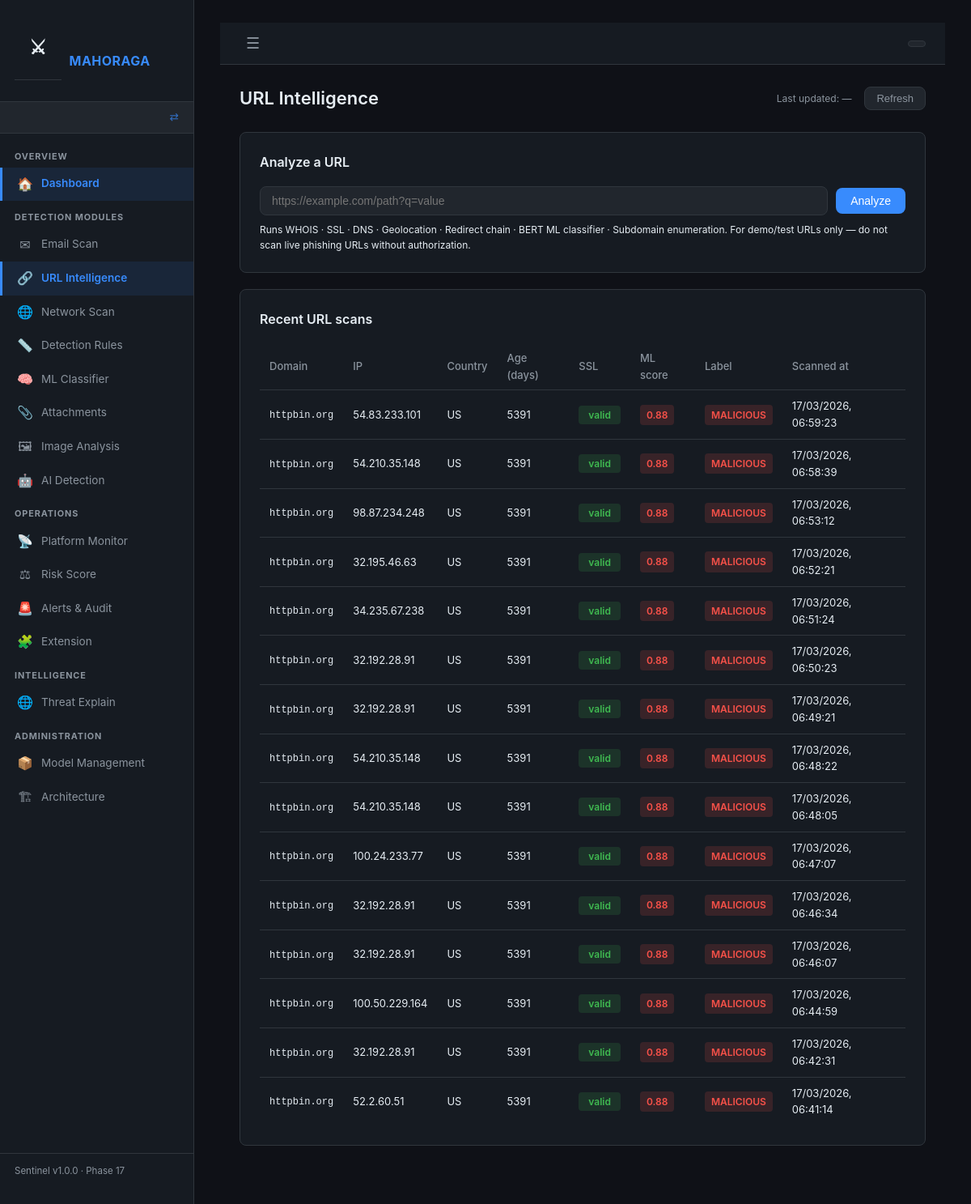
/url/intel, run on an earlier commit of the app's database.
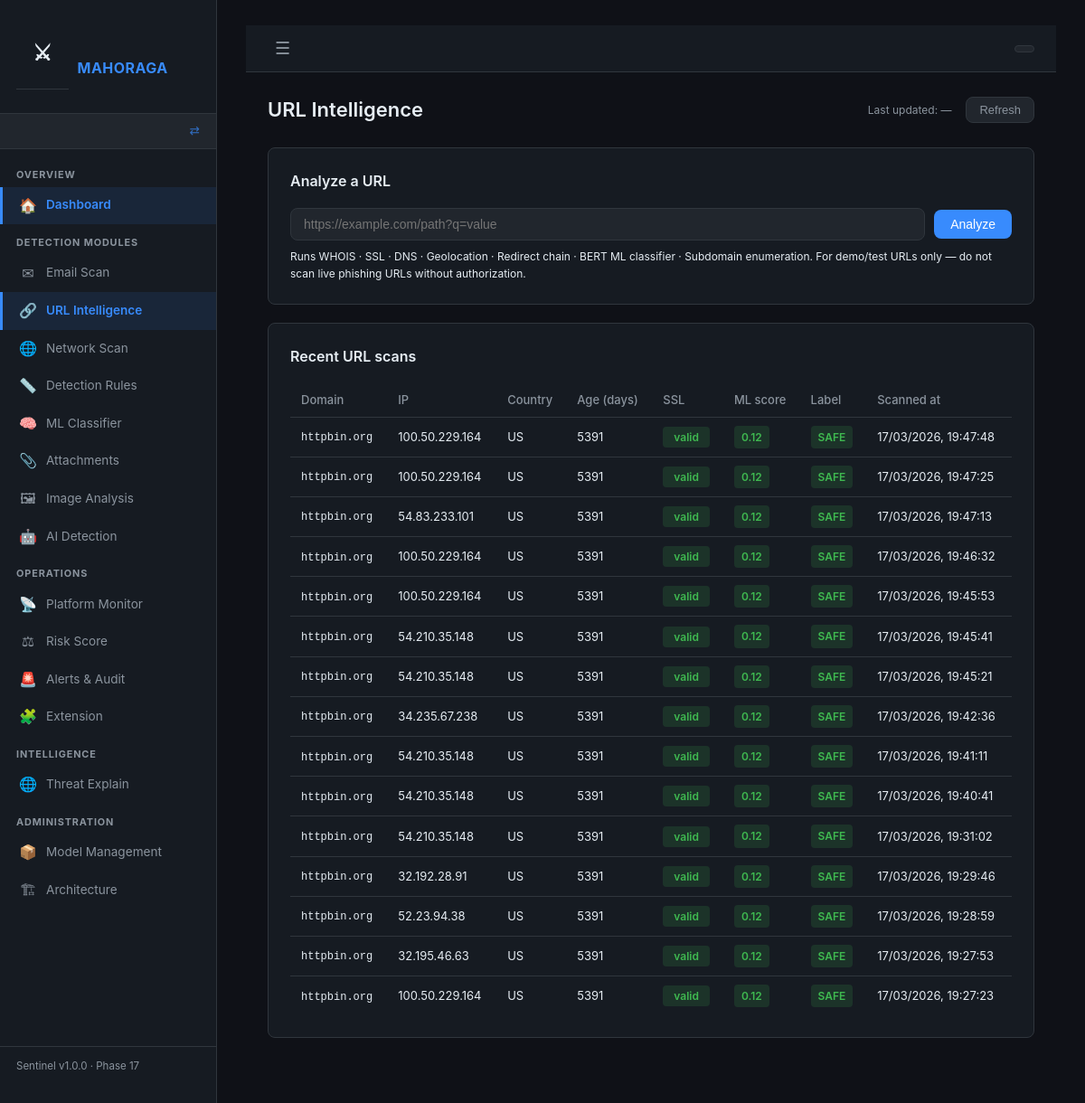
And on a later commit of the database.
### backend/app/models.py (models this page shows)
class URLScan(db.Model):
    __tablename__ = "url_scans"
    id               = db.Column(db.Integer, primary_key=True)
    email_id         = db.Column(db.Integer, db.ForeignKey("email_scans.id"), nullable=True)
    raw_url          = db.Column(db.Text)
    normalized_url   = db.Column(db.Text)
    domain           = db.Column(db.String(255))
    ip_address       = db.Column(db.String(60))
    country          = db.Column(db.String(100))
    whois_data       = db.Column(db.Text)          # JSON string
    domain_age_days  = db.Column(db.Integer)
    ssl_valid        = db.Column(db.Boolean)
    ssl_issuer       = db.Column(db.String(255))
    redirect_chain   = db.Column(db.Text)          # JSON array of hop dicts
    ml_score         = db.Column(db.Float)         # 0.0 – 1.0 from BERT model
    rule_score       = db.Column(db.Float)         # score from rule engine
    final_label      = db.Column(db.String(20))    # BENIGN / SUSPICIOUS / MALICIOUS
    scanned_at       = db.Column(db.DateTime, default=datetime.utcnow)
    network_scans    = db.relationship("NetworkScan", backref="url_scan", lazy=True)

### backend/app/routes/url_intel.py (the view)
@url_intel_bp.route("/url/intel", methods=["GET"])
def url_intel_page():
    recent = (
        URLScan.query
        .order_by(URLScan.scanned_at.desc())
        .limit(15)
        .all()
    )
    return render_template("url_intel.html", recent_scans=recent)

### backend/app/routes/dashboard.py (called while the page is built, shortened)
def get_current_role() -> str:
    return session.get("role", "")

def get_sidebar_config():
    role = get_current_role()
    cfg  = ROLES.get(role, {})
    all_items = _all_sidebar_items()
    if cfg.get("allowed_prefixes") is None:
        return all_items   # admin sees everything

### frontend/templates/url_intel.html (shortened to what this page needs)
{% extends "base.html" %}
{% block content %}
<div class="page-header">
  <h1>URL Intelligence</h1>
  <span class="last-updated">
    Last updated: <span id="update-time">—</span>
  </span>
  <button class="btn-refresh" onclick="refreshHistory()">Refresh</button>
</div>
<div class="card">
  <h2>Analyze a URL</h2>
  <div class="url-input-row">
    <input type="text" id="url-input" placeholder="https://example.com/path?q=value"
           onkeydown="if(event.key==='Enter') submitUrl()">
    <button class="btn-primary" onclick="submitUrl()">Analyze</button>
  </div>
  <p class="hint">
    Runs WHOIS · SSL · DNS · Geolocation · Redirect chain · BERT ML classifier · Subdomain enumeration.
    For demo/test URLs only — do not scan live phishing URLs without authorization.
  </p>
</div>
<div class="card">
  <h2>Recent URL scans</h2>
  <table class="data-table">
    <thead>
      <tr>
        <th>Domain</th>
        <th>IP</th>
        <th>Country</th>
        <th>Age (days)</th>
        <th>SSL</th>
        <th>ML score</th>
        <th>Label</th>
        <th>Scanned at</th>
      </tr>
    </thead>
    <tbody id="history-table-body">
      {% for s in recent_scans %}
      <tr>
        <td class="truncate" title="{{ s.raw_url }}">
          <code>{{ s.domain }}</code>
        </td>
        <td>{{ s.ip_address or '—' }}</td>
        <td>{{ s.country or '—' }}</td>
        <td>
          {% if s.domain_age_days is not none %}
            <span class="{{ 'text-danger' if s.domain_age_days < 180 else '' }}">
              {{ s.domain_age_days }}
            </span>
          {% else %}—{% endif %}
        </td>
        <td>
          {% if s.ssl_valid %}
            <span class="auth-pill auth-pass">valid</span>
          {% else %}
            <span class="auth-pill auth-fail">invalid</span>
          {% endif %}
        </td>
        <td>
          <span class="score-pill score-{{ s.final_label | lower if s.final_label else 'unknown' }}">
            {{ '%.2f'|format(s.ml_score or 0) }}
          </span>
        </td>
        <td>
          <span class="label-badge label-{{ s.final_label | lower if s.final_label else 'unknown' }}">
            {{ s.final_label or '—' }}
          </span>
        </td>
        <td>{{ s.scanned_at.strftime('%d/%m/%Y, %H:%M:%S') if s.scanned_at else '—' }}</td>
      </tr>
      {% else %}
      <tr><td colspan="8" class="empty-state">No URL scans yet — enter a URL above</td></tr>
      {% endfor %}
    </tbody>
  </table>
</div>
{% endblock %}

What changed in the data, as far as the page shows it:
removed URLScan: domain "httpbin.org", ip_address "54.83.233.101", country "US", domain_age_days "5391", ssl_valid "valid", ml_score "0.88", final_label "MALICIOUS", scanned_at "17/03/2026, 06:59:23"
removed URLScan: domain "httpbin.org", ip_address "54.210.35.148", country "US", domain_age_days "5391", ssl_valid "valid", ml_score "0.88", final_label "MALICIOUS", scanned_at "17/03/2026, 06:58:39"
removed URLScan: domain "httpbin.org", ip_address "98.87.234.248", country "US", domain_age_days "5391", ssl_valid "valid", ml_score "0.88", final_label "MALICIOUS", scanned_at "17/03/2026, 06:53:12"
removed URLScan: domain "httpbin.org", ip_address "32.195.46.63", country "US", domain_age_days "5391", ssl_valid "valid", ml_score "0.88", final_label "MALICIOUS", scanned_at "17/03/2026, 06:52:21"
removed URLScan: domain "httpbin.org", ip_address "34.235.67.238", country "US", domain_age_days "5391", ssl_valid "valid", ml_score "0.88", final_label "MALICIOUS", scanned_at "17/03/2026, 06:51:24"
removed URLScan: domain "httpbin.org", ip_address "32.192.28.91", country "US", domain_age_days "5391", ssl_valid "valid", ml_score "0.88", final_label "MALICIOUS", scanned_at "17/03/2026, 06:50:23"
removed URLScan: domain "httpbin.org", ip_address "32.192.28.91", country "US", domain_age_days "5391", ssl_valid "valid", ml_score "0.88", final_label "MALICIOUS", scanned_at "17/03/2026, 06:49:21"
removed URLScan: domain "httpbin.org", ip_address "54.210.35.148", country "US", domain_age_days "5391", ssl_valid "valid", ml_score "0.88", final_label "MALICIOUS", scanned_at "17/03/2026, 06:48:22"
removed URLScan: domain "httpbin.org", ip_address "54.210.35.148", country "US", domain_age_days "5391", ssl_valid "valid", ml_score "0.88", final_label "MALICIOUS", scanned_at "17/03/2026, 06:48:05"
removed URLScan: domain "httpbin.org", ip_address "100.24.233.77", country "US", domain_age_days "5391", ssl_valid "valid", ml_score "0.88", final_label "MALICIOUS", scanned_at "17/03/2026, 06:47:07"
removed URLScan: domain "httpbin.org", ip_address "32.192.28.91", country "US", domain_age_days "5391", ssl_valid "valid", ml_score "0.88", final_label "MALICIOUS", scanned_at "17/03/2026, 06:46:34"
removed URLScan: domain "httpbin.org", ip_address "32.192.28.91", country "US", domain_age_days "5391", ssl_valid "valid", ml_score "0.88", final_label "MALICIOUS", scanned_at "17/03/2026, 06:46:07"
removed URLScan: domain "httpbin.org", ip_address "100.50.229.164", country "US", domain_age_days "5391", ssl_valid "valid", ml_score "0.88", final_label "MALICIOUS", scanned_at "17/03/2026, 06:44:59"
removed URLScan: domain "httpbin.org", ip_address "32.192.28.91", country "US", domain_age_days "5391", ssl_valid "valid", ml_score "0.88", final_label "MALICIOUS", scanned_at "17/03/2026, 06:42:31"
removed URLScan: domain "httpbin.org", ip_address "52.2.60.51", country "US", domain_age_days "5391", ssl_valid "valid", ml_score "0.88", final_label "MALICIOUS", scanned_at "17/03/2026, 06:41:14"
now on this page (row edited): URLScan: domain "httpbin.org", ip_address "100.50.229.164", country "US", domain_age_days "5391", ssl_valid "valid", ml_score "0.12", final_label "SAFE", scanned_at "17/03/2026, 19:47:48"
now on this page (row edited): URLScan: domain "httpbin.org", ip_address "100.50.229.164", country "US", domain_age_days "5391", ssl_valid "valid", ml_score "0.12", final_label "SAFE", scanned_at "17/03/2026, 19:47:25"
now on this page (row edited): URLScan: domain "httpbin.org", ip_address "54.83.233.101", country "US", domain_age_days "5391", ssl_valid "valid", ml_score "0.12", final_label "SAFE", scanned_at "17/03/2026, 19:47:13"
now on this page (row edited): URLScan: domain "httpbin.org", ip_address "100.50.229.164", country "US", domain_age_days "5391", ssl_valid "valid", ml_score "0.12", final_label "SAFE", scanned_at "17/03/2026, 19:46:32"
now on this page (row edited): URLScan: domain "httpbin.org", ip_address "100.50.229.164", country "US", domain_age_days "5391", ssl_valid "valid", ml_score "0.12", final_label "SAFE", scanned_at "17/03/2026, 19:45:53"
now on this page (row edited): URLScan: domain "httpbin.org", ip_address "54.210.35.148", country "US", domain_age_days "5391", ssl_valid "valid", ml_score "0.12", final_label "SAFE", scanned_at "17/03/2026, 19:45:41"
now on this page (row edited): URLScan: domain "httpbin.org", ip_address "54.210.35.148", country "US", domain_age_days "5391", ssl_valid "valid", ml_score "0.12", final_label "SAFE", scanned_at "17/03/2026, 19:45:21"
now on this page (row edited): URLScan: domain "httpbin.org", ip_address "34.235.67.238", country "US", domain_age_days "5391", ssl_valid "valid", ml_score "0.12", final_label "SAFE", scanned_at "17/03/2026, 19:42:36"
now on this page (row edited): URLScan: domain "httpbin.org", ip_address "54.210.35.148", country "US", domain_age_days "5391", ssl_valid "valid", ml_score "0.12", final_label "SAFE", scanned_at "17/03/2026, 19:41:11"
now on this page (row edited): URLScan: domain "httpbin.org", ip_address "54.210.35.148", country "US", domain_age_days "5391", ssl_valid "valid", ml_score "0.12", final_label "SAFE", scanned_at "17/03/2026, 19:40:41"
now on this page (row edited): URLScan: domain "httpbin.org", ip_address "54.210.35.148", country "US", domain_age_days "5391", ssl_valid "valid", ml_score "0.12", final_label "SAFE", scanned_at "17/03/2026, 19:31:02"
now on this page (row edited): URLScan: domain "httpbin.org", ip_address "32.192.28.91", country "US", domain_age_days "5391", ssl_valid "valid", ml_score "0.12", final_label "SAFE", scanned_at "17/03/2026, 19:29:46"
now on this page (row edited): URLScan: domain "httpbin.org", ip_address "52.23.94.38", country "US", domain_age_days "5391", ssl_valid "valid", ml_score "0.12", final_label "SAFE", scanned_at "17/03/2026, 19:28:59"
now on this page (row edited): URLScan: domain "httpbin.org", ip_address "32.195.46.63", country "US", domain_age_days "5391", ssl_valid "valid", ml_score "0.12", final_label "SAFE", scanned_at "17/03/2026, 19:27:53"
now on this page (row edited): URLScan: domain "httpbin.org", ip_address "100.50.229.164", country "US", domain_age_days "5391", ssl_valid "valid", ml_score "0.12", final_label "SAFE", scanned_at "17/03/2026, 19:27:23"
